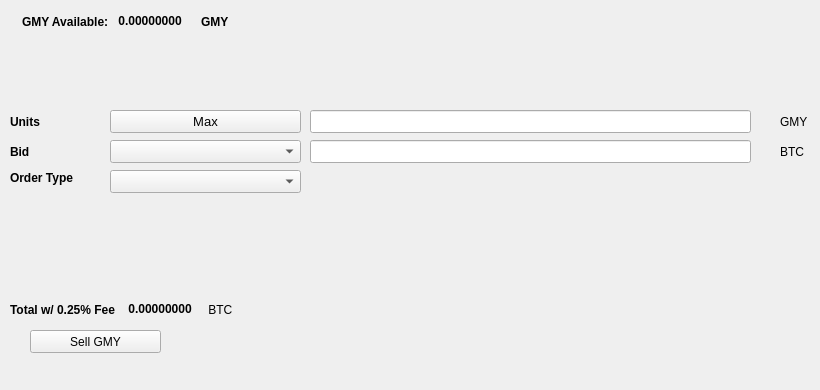
   <widget class="QWidget" name="SellTab">
    <attribute name="title">
     <string>Sell</string>
    </attribute>
    <widget class="QLabel" name="label_16">
     <property name="geometry">
      <rect>
       <x>780</x>
       <y>140</y>
       <width>31</width>
       <height>23</height>
      </rect>
     </property>
     <property name="text">
      <string>BTC</string>
     </property>
    </widget>
    <widget class="QComboBox" name="SellBidcomboBox">
     <property name="geometry">
      <rect>
       <x>110</x>
       <y>140</y>
       <width>191</width>
       <height>23</height>
      </rect>
     </property>
     <property name="font">
      <font>
       <pointsize>10</pointsize>
      </font>
     </property>
    </widget>
    <widget class="QLabel" name="label_18">
     <property name="geometry">
      <rect>
       <x>10</x>
       <y>110</y>
       <width>46</width>
       <height>23</height>
      </rect>
     </property>
     <property name="font">
      <font>
       <weight>75</weight>
       <bold>true</bold>
      </font>
     </property>
     <property name="text">
      <string>Units</string>
     </property>
    </widget>
    <widget class="QPushButton" name="Sell_Max_Amount">
     <property name="geometry">
      <rect>
       <x>110</x>
       <y>110</y>
       <width>191</width>
       <height>23</height>
      </rect>
     </property>
     <property name="font">
      <font>
       <pointsize>10</pointsize>
      </font>
     </property>
     <property name="text">
      <string>Max</string>
     </property>
    </widget>
    <widget class="QLabel" name="label_20">
     <property name="geometry">
      <rect>
       <x>10</x>
       <y>170</y>
       <width>91</width>
       <height>16</height>
      </rect>
     </property>
     <property name="font">
      <font>
       <weight>75</weight>
       <bold>true</bold>
      </font>
     </property>
     <property name="text">
      <string>Order Type</string>
     </property>
    </widget>
    <widget class="QComboBox" name="SellOrdertypeCombo">
     <property name="geometry">
      <rect>
       <x>110</x>
       <y>170</y>
       <width>191</width>
       <height>23</height>
      </rect>
     </property>
     <property name="font">
      <font>
       <pointsize>10</pointsize>
      </font>
     </property>
    </widget>
    <widget class="QLabel" name="label_21">
     <property name="geometry">
      <rect>
       <x>10</x>
       <y>140</y>
       <width>46</width>
       <height>23</height>
      </rect>
     </property>
     <property name="font">
      <font>
       <weight>75</weight>
       <bold>true</bold>
      </font>
     </property>
     <property name="text">
      <string>Bid</string>
     </property>
    </widget>
    <widget class="QLabel" name="label_22">
     <property name="geometry">
      <rect>
       <x>780</x>
       <y>110</y>
       <width>31</width>
       <height>23</height>
      </rect>
     </property>
     <property name="text">
      <string>GMY</string>
     </property>
    </widget>
    <widget class="QLineEdit" name="UnitsInputGMY">
     <property name="geometry">
      <rect>
       <x>310</x>
       <y>110</y>
       <width>441</width>
       <height>23</height>
      </rect>
     </property>
     <property name="font">
      <font>
       <pointsize>9</pointsize>
       <weight>75</weight>
       <bold>true</bold>
      </font>
     </property>
    </widget>
    <widget class="QLineEdit" name="SellBidPriceEdit">
     <property name="geometry">
      <rect>
       <x>310</x>
       <y>140</y>
       <width>441</width>
       <height>23</height>
      </rect>
     </property>
     <property name="font">
      <font>
       <pointsize>9</pointsize>
       <weight>75</weight>
       <bold>true</bold>
      </font>
     </property>
    </widget>
    <widget class="QPushButton" name="SellGMYBTN">
     <property name="geometry">
      <rect>
       <x>30</x>
       <y>330</y>
       <width>131</width>
       <height>23</height>
      </rect>
     </property>
     <property name="text">
      <string>Sell GMY</string>
     </property>
     <property name="icon">
      <iconset resource="../GyMoney">
       <normaloff>:/icons/bitcoin</normaloff>:/icons/bitcoin</iconset>
     </property>
    </widget>
    <widget class="QWidget" name="layoutWidget3">
     <property name="geometry">
      <rect>
       <x>22</x>
       <y>12</y>
       <width>258</width>
       <height>19</height>
      </rect>
     </property>
     <layout class="QHBoxLayout" name="horizontalLayout">
      <item>
       <widget class="QLabel" name="label232_2">
        <property name="font">
         <font>
          <weight>75</weight>
          <bold>true</bold>
         </font>
        </property>
        <property name="text">
         <string>GMY Available:</string>
        </property>
       </widget>
      </item>
      <item>
       <widget class="QLabel" name="GMYAvailableLabel">
        <property name="palette">
         <palette>
          <active>
           <colorrole role="WindowText">
            <brush brushstyle="SolidPattern">
             <color alpha="255">
              <red>0</red>
              <green>0</green>
              <blue>0</blue>
             </color>
            </brush>
           </colorrole>
           <colorrole role="Button">
            <brush brushstyle="SolidPattern">
             <color alpha="255">
              <red>0</red>
              <green>170</green>
              <blue>0</blue>
             </color>
            </brush>
           </colorrole>
           <colorrole role="Light">
            <brush brushstyle="SolidPattern">
             <color alpha="255">
              <red>0</red>
              <green>255</green>
              <blue>0</blue>
             </color>
            </brush>
           </colorrole>
           <colorrole role="Midlight">
            <brush brushstyle="SolidPattern">
             <color alpha="255">
              <red>0</red>
              <green>212</green>
              <blue>0</blue>
             </color>
            </brush>
           </colorrole>
           <colorrole role="Dark">
            <brush brushstyle="SolidPattern">
             <color alpha="255">
              <red>0</red>
              <green>85</green>
              <blue>0</blue>
             </color>
            </brush>
           </colorrole>
           <colorrole role="Mid">
            <brush brushstyle="SolidPattern">
             <color alpha="255">
              <red>0</red>
              <green>113</green>
              <blue>0</blue>
             </color>
            </brush>
           </colorrole>
           <colorrole role="Text">
            <brush brushstyle="SolidPattern">
             <color alpha="255">
              <red>0</red>
              <green>170</green>
              <blue>0</blue>
             </color>
            </brush>
           </colorrole>
           <colorrole role="BrightText">
            <brush brushstyle="SolidPattern">
             <color alpha="255">
              <red>255</red>
              <green>255</green>
              <blue>255</blue>
             </color>
            </brush>
           </colorrole>
           <colorrole role="ButtonText">
            <brush brushstyle="SolidPattern">
             <color alpha="255">
              <red>0</red>
              <green>0</green>
              <blue>0</blue>
             </color>
            </brush>
           </colorrole>
           <colorrole role="Base">
            <brush brushstyle="SolidPattern">
             <color alpha="255">
              <red>255</red>
              <green>255</green>
              <blue>255</blue>
             </color>
            </brush>
           </colorrole>
           <colorrole role="Window">
            <brush brushstyle="SolidPattern">
             <color alpha="255">
              <red>0</red>
              <green>170</green>
              <blue>0</blue>
             </color>
            </brush>
           </colorrole>
           <colorrole role="Shadow">
            <brush brushstyle="SolidPattern">
             <color alpha="255">
              <red>0</red>
              <green>0</green>
              <blue>0</blue>
             </color>
            </brush>
           </colorrole>
           <colorrole role="AlternateBase">
            <brush brushstyle="SolidPattern">
             <color alpha="255">
              <red>127</red>
              <green>212</green>
              <blue>127</blue>
             </color>
            </brush>
           </colorrole>
           <colorrole role="ToolTipBase">
            <brush brushstyle="SolidPattern">
             <color alpha="255">
              <red>255</red>
              <green>255</green>
              <blue>220</blue>
             </color>
            </brush>
           </colorrole>
           <colorrole role="ToolTipText">
            <brush brushstyle="SolidPattern">
             <color alpha="255">
              <red>0</red>
              <green>0</green>
              <blue>0</blue>
             </color>
            </brush>
           </colorrole>
          </active>
          <inactive>
           <colorrole role="WindowText">
            <brush brushstyle="SolidPattern">
             <color alpha="255">
              <red>0</red>
              <green>0</green>
              <blue>0</blue>
             </color>
            </brush>
           </colorrole>
           <colorrole role="Button">
            <brush brushstyle="SolidPattern">
             <color alpha="255">
              <red>0</red>
              <green>170</green>
              <blue>0</blue>
             </color>
            </brush>
           </colorrole>
           <colorrole role="Light">
            <brush brushstyle="SolidPattern">
             <color alpha="255">
              <red>0</red>
              <green>255</green>
              <blue>0</blue>
             </color>
            </brush>
           </colorrole>
           <colorrole role="Midlight">
            <brush brushstyle="SolidPattern">
             <color alpha="255">
              <red>0</red>
              <green>212</green>
              <blue>0</blue>
             </color>
            </brush>
           </colorrole>
           <colorrole role="Dark">
            <brush brushstyle="SolidPattern">
             <color alpha="255">
              <red>0</red>
              <green>85</green>
              <blue>0</blue>
             </color>
            </brush>
           </colorrole>
           <colorrole role="Mid">
            <brush brushstyle="SolidPattern">
             <color alpha="255">
              <red>0</red>
              <green>113</green>
              <blue>0</blue>
             </color>
            </brush>
           </colorrole>
           <colorrole role="Text">
            <brush brushstyle="SolidPattern">
             <color alpha="255">
              <red>0</red>
              <green>170</green>
              <blue>0</blue>
             </color>
            </brush>
           </colorrole>
           <colorrole role="BrightText">
            <brush brushstyle="SolidPattern">
             <color alpha="255">
              <red>255</red>
              <green>255</green>
              <blue>255</blue>
             </color>
            </brush>
           </colorrole>
           <colorrole role="ButtonText">
            <brush brushstyle="SolidPattern">
             <color alpha="255">
              <red>0</red>
              <green>0</green>
              <blue>0</blue>
             </color>
            </brush>
           </colorrole>
           <colorrole role="Base">
            <brush brushstyle="SolidPattern">
             <color alpha="255">
              <red>255</red>
              <green>255</green>
              <blue>255</blue>
             </color>
            </brush>
           </colorrole>
           <colorrole role="Window">
            <brush brushstyle="SolidPattern">
             <color alpha="255">
              <red>0</red>
              <green>170</green>
              <blue>0</blue>
             </color>
            </brush>
           </colorrole>
           <colorrole role="Shadow">
            <brush brushstyle="SolidPattern">
             <color alpha="255">
              <red>0</red>
              <green>0</green>
              <blue>0</blue>
             </color>
            </brush>
           </colorrole>
           <colorrole role="AlternateBase">
            <brush brushstyle="SolidPattern">
             <color alpha="255">
              <red>127</red>
              <green>212</green>
              <blue>127</blue>
             </color>
            </brush>
           </colorrole>
           <colorrole role="ToolTipBase">
            <brush brushstyle="SolidPattern">
             <color alpha="255">
              <red>255</red>
              <green>255</green>
              <blue>220</blue>
             </color>
            </brush>
           </colorrole>
           <colorrole role="ToolTipText">
            <brush brushstyle="SolidPattern">
             <color alpha="255">
              <red>0</red>
              <green>0</green>
              <blue>0</blue>
             </color>
            </brush>
           </colorrole>
          </inactive>
          <disabled>
           <colorrole role="WindowText">
            <brush brushstyle="SolidPattern">
             <color alpha="255">
              <red>0</red>
              <green>85</green>
              <blue>0</blue>
             </color>
            </brush>
           </colorrole>
           <colorrole role="Button">
            <brush brushstyle="SolidPattern">
             <color alpha="255">
              <red>0</red>
              <green>170</green>
              <blue>0</blue>
             </color>
            </brush>
           </colorrole>
           <colorrole role="Light">
            <brush brushstyle="SolidPattern">
             <color alpha="255">
              <red>0</red>
              <green>255</green>
              <blue>0</blue>
             </color>
            </brush>
           </colorrole>
           <colorrole role="Midlight">
            <brush brushstyle="SolidPattern">
             <color alpha="255">
              <red>0</red>
              <green>212</green>
              <blue>0</blue>
             </color>
            </brush>
           </colorrole>
           <colorrole role="Dark">
            <brush brushstyle="SolidPattern">
             <color alpha="255">
              <red>0</red>
              <green>85</green>
              <blue>0</blue>
             </color>
            </brush>
           </colorrole>
           <colorrole role="Mid">
            <brush brushstyle="SolidPattern">
             <color alpha="255">
              <red>0</red>
              <green>113</green>
              <blue>0</blue>
             </color>
            </brush>
           </colorrole>
           <colorrole role="Text">
            <brush brushstyle="SolidPattern">
             <color alpha="255">
              <red>0</red>
              <green>85</green>
              <blue>0</blue>
             </color>
            </brush>
           </colorrole>
           <colorrole role="BrightText">
            <brush brushstyle="SolidPattern">
             <color alpha="255">
              <red>255</red>
              <green>255</green>
              <blue>255</blue>
             </color>
            </brush>
           </colorrole>
           <colorrole role="ButtonText">
            <brush brushstyle="SolidPattern">
             <color alpha="255">
              <red>0</red>
              <green>85</green>
              <blue>0</blue>
             </color>
            </brush>
           </colorrole>
           <colorrole role="Base">
            <brush brushstyle="SolidPattern">
             <color alpha="255">
              <red>0</red>
              <green>170</green>
              <blue>0</blue>
             </color>
            </brush>
           </colorrole>
           <colorrole role="Window">
            <brush brushstyle="SolidPattern">
             <color alpha="255">
              <red>0</red>
              <green>170</green>
              <blue>0</blue>
             </color>
            </brush>
           </colorrole>
           <colorrole role="Shadow">
            <brush brushstyle="SolidPattern">
             <color alpha="255">
              <red>0</red>
              <green>0</green>
              <blue>0</blue>
             </color>
            </brush>
           </colorrole>
           <colorrole role="AlternateBase">
            <brush brushstyle="SolidPattern">
             <color alpha="255">
              <red>0</red>
              <green>170</green>
              <blue>0</blue>
             </color>
            </brush>
           </colorrole>
           <colorrole role="ToolTipBase">
            <brush brushstyle="SolidPattern">
             <color alpha="255">
              <red>255</red>
              <green>255</green>
              <blue>220</blue>
             </color>
            </brush>
           </colorrole>
           <colorrole role="ToolTipText">
            <brush brushstyle="SolidPattern">
             <color alpha="255">
              <red>0</red>
              <green>0</green>
              <blue>0</blue>
             </color>
            </brush>
           </colorrole>
          </disabled>
         </palette>
        </property>
        <property name="font">
         <font>
          <weight>75</weight>
          <bold>true</bold>
         </font>
        </property>
        <property name="text">
         <string> 0.00000000 </string>
        </property>
        <property name="textInteractionFlags">
         <set>Qt::LinksAccessibleByMouse|Qt::TextSelectableByKeyboard|Qt::TextSelectableByMouse</set>
        </property>
       </widget>
      </item>
      <item>
       <widget class="QLabel" name="labelGMY">
        <property name="font">
         <font>
          <weight>75</weight>
          <bold>true</bold>
         </font>
        </property>
        <property name="text">
         <string>GMY</string>
        </property>
       </widget>
      </item>
     </layout>
    </widget>
    <widget class="QWidget" name="layoutWidget">
     <property name="geometry">
      <rect>
       <x>10</x>
       <y>300</y>
       <width>268</width>
       <height>19</height>
      </rect>
     </property>
     <layout class="QHBoxLayout" name="horizontalLayout_2">
      <item>
       <widget class="QLabel" name="label_19">
        <property name="font">
         <font>
          <weight>75</weight>
          <bold>true</bold>
         </font>
        </property>
        <property name="text">
         <string>Total w/ 0.25% Fee </string>
        </property>
       </widget>
      </item>
      <item>
       <widget class="QLabel" name="SellCostLabel">
        <property name="palette">
         <palette>
          <active>
           <colorrole role="WindowText">
            <brush brushstyle="SolidPattern">
             <color alpha="255">
              <red>0</red>
              <green>0</green>
              <blue>0</blue>
             </color>
            </brush>
           </colorrole>
           <colorrole role="Button">
            <brush brushstyle="SolidPattern">
             <color alpha="255">
              <red>0</red>
              <green>170</green>
              <blue>0</blue>
             </color>
            </brush>
           </colorrole>
           <colorrole role="Light">
            <brush brushstyle="SolidPattern">
             <color alpha="255">
              <red>0</red>
              <green>255</green>
              <blue>0</blue>
             </color>
            </brush>
           </colorrole>
           <colorrole role="Midlight">
            <brush brushstyle="SolidPattern">
             <color alpha="255">
              <red>0</red>
              <green>212</green>
              <blue>0</blue>
             </color>
            </brush>
           </colorrole>
           <colorrole role="Dark">
            <brush brushstyle="SolidPattern">
             <color alpha="255">
              <red>0</red>
              <green>85</green>
              <blue>0</blue>
             </color>
            </brush>
           </colorrole>
           <colorrole role="Mid">
            <brush brushstyle="SolidPattern">
             <color alpha="255">
              <red>0</red>
              <green>113</green>
              <blue>0</blue>
             </color>
            </brush>
           </colorrole>
           <colorrole role="Text">
            <brush brushstyle="SolidPattern">
             <color alpha="255">
              <red>0</red>
              <green>170</green>
              <blue>0</blue>
             </color>
            </brush>
           </colorrole>
           <colorrole role="BrightText">
            <brush brushstyle="SolidPattern">
             <color alpha="255">
              <red>255</red>
              <green>255</green>
              <blue>255</blue>
             </color>
            </brush>
           </colorrole>
           <colorrole role="ButtonText">
            <brush brushstyle="SolidPattern">
             <color alpha="255">
              <red>0</red>
              <green>0</green>
              <blue>0</blue>
             </color>
            </brush>
           </colorrole>
           <colorrole role="Base">
            <brush brushstyle="SolidPattern">
             <color alpha="255">
              <red>255</red>
              <green>255</green>
              <blue>255</blue>
             </color>
            </brush>
           </colorrole>
           <colorrole role="Window">
            <brush brushstyle="SolidPattern">
             <color alpha="255">
              <red>0</red>
              <green>170</green>
              <blue>0</blue>
             </color>
            </brush>
           </colorrole>
           <colorrole role="Shadow">
            <brush brushstyle="SolidPattern">
             <color alpha="255">
              <red>0</red>
              <green>0</green>
              <blue>0</blue>
             </color>
            </brush>
           </colorrole>
           <colorrole role="AlternateBase">
            <brush brushstyle="SolidPattern">
             <color alpha="255">
              <red>127</red>
              <green>212</green>
              <blue>127</blue>
             </color>
            </brush>
           </colorrole>
           <colorrole role="ToolTipBase">
            <brush brushstyle="SolidPattern">
             <color alpha="255">
              <red>255</red>
              <green>255</green>
              <blue>220</blue>
             </color>
            </brush>
           </colorrole>
           <colorrole role="ToolTipText">
            <brush brushstyle="SolidPattern">
             <color alpha="255">
              <red>0</red>
              <green>0</green>
              <blue>0</blue>
             </color>
            </brush>
           </colorrole>
          </active>
          <inactive>
           <colorrole role="WindowText">
            <brush brushstyle="SolidPattern">
             <color alpha="255">
              <red>0</red>
              <green>0</green>
              <blue>0</blue>
             </color>
            </brush>
           </colorrole>
           <colorrole role="Button">
            <brush brushstyle="SolidPattern">
             <color alpha="255">
              <red>0</red>
              <green>170</green>
              <blue>0</blue>
             </color>
            </brush>
           </colorrole>
           <colorrole role="Light">
            <brush brushstyle="SolidPattern">
             <color alpha="255">
              <red>0</red>
              <green>255</green>
              <blue>0</blue>
             </color>
            </brush>
           </colorrole>
           <colorrole role="Midlight">
            <brush brushstyle="SolidPattern">
             <color alpha="255">
              <red>0</red>
              <green>212</green>
              <blue>0</blue>
             </color>
            </brush>
           </colorrole>
           <colorrole role="Dark">
            <brush brushstyle="SolidPattern">
             <color alpha="255">
              <red>0</red>
              <green>85</green>
              <blue>0</blue>
             </color>
            </brush>
           </colorrole>
           <colorrole role="Mid">
            <brush brushstyle="SolidPattern">
             <color alpha="255">
              <red>0</red>
              <green>113</green>
              <blue>0</blue>
             </color>
            </brush>
           </colorrole>
           <colorrole role="Text">
            <brush brushstyle="SolidPattern">
             <color alpha="255">
              <red>0</red>
              <green>170</green>
              <blue>0</blue>
             </color>
            </brush>
           </colorrole>
           <colorrole role="BrightText">
            <brush brushstyle="SolidPattern">
             <color alpha="255">
              <red>255</red>
              <green>255</green>
              <blue>255</blue>
             </color>
            </brush>
           </colorrole>
           <colorrole role="ButtonText">
            <brush brushstyle="SolidPattern">
             <color alpha="255">
              <red>0</red>
              <green>0</green>
              <blue>0</blue>
             </color>
            </brush>
           </colorrole>
           <colorrole role="Base">
            <brush brushstyle="SolidPattern">
             <color alpha="255">
              <red>255</red>
              <green>255</green>
              <blue>255</blue>
             </color>
            </brush>
           </colorrole>
           <colorrole role="Window">
            <brush brushstyle="SolidPattern">
             <color alpha="255">
              <red>0</red>
              <green>170</green>
              <blue>0</blue>
             </color>
            </brush>
           </colorrole>
           <colorrole role="Shadow">
            <brush brushstyle="SolidPattern">
             <color alpha="255">
              <red>0</red>
              <green>0</green>
              <blue>0</blue>
             </color>
            </brush>
           </colorrole>
           <colorrole role="AlternateBase">
            <brush brushstyle="SolidPattern">
             <color alpha="255">
              <red>127</red>
              <green>212</green>
              <blue>127</blue>
             </color>
            </brush>
           </colorrole>
           <colorrole role="ToolTipBase">
            <brush brushstyle="SolidPattern">
             <color alpha="255">
              <red>255</red>
              <green>255</green>
              <blue>220</blue>
             </color>
            </brush>
           </colorrole>
           <colorrole role="ToolTipText">
            <brush brushstyle="SolidPattern">
             <color alpha="255">
              <red>0</red>
              <green>0</green>
              <blue>0</blue>
             </color>
            </brush>
           </colorrole>
          </inactive>
          <disabled>
           <colorrole role="WindowText">
            <brush brushstyle="SolidPattern">
             <color alpha="255">
              <red>0</red>
              <green>85</green>
              <blue>0</blue>
             </color>
            </brush>
           </colorrole>
           <colorrole role="Button">
            <brush brushstyle="SolidPattern">
             <color alpha="255">
              <red>0</red>
              <green>170</green>
              <blue>0</blue>
             </color>
            </brush>
           </colorrole>
           <colorrole role="Light">
            <brush brushstyle="SolidPattern">
             <color alpha="255">
              <red>0</red>
              <green>255</green>
              <blue>0</blue>
             </color>
            </brush>
           </colorrole>
           <colorrole role="Midlight">
            <brush brushstyle="SolidPattern">
             <color alpha="255">
              <red>0</red>
              <green>212</green>
              <blue>0</blue>
             </color>
            </brush>
           </colorrole>
           <colorrole role="Dark">
            <brush brushstyle="SolidPattern">
             <color alpha="255">
              <red>0</red>
              <green>85</green>
              <blue>0</blue>
             </color>
            </brush>
           </colorrole>
           <colorrole role="Mid">
            <brush brushstyle="SolidPattern">
             <color alpha="255">
              <red>0</red>
              <green>113</green>
              <blue>0</blue>
             </color>
            </brush>
           </colorrole>
           <colorrole role="Text">
            <brush brushstyle="SolidPattern">
             <color alpha="255">
              <red>0</red>
              <green>85</green>
              <blue>0</blue>
             </color>
            </brush>
           </colorrole>
           <colorrole role="BrightText">
            <brush brushstyle="SolidPattern">
             <color alpha="255">
              <red>255</red>
              <green>255</green>
              <blue>255</blue>
             </color>
            </brush>
           </colorrole>
           <colorrole role="ButtonText">
            <brush brushstyle="SolidPattern">
             <color alpha="255">
              <red>0</red>
              <green>85</green>
              <blue>0</blue>
             </color>
            </brush>
           </colorrole>
           <colorrole role="Base">
            <brush brushstyle="SolidPattern">
             <color alpha="255">
              <red>0</red>
              <green>170</green>
              <blue>0</blue>
             </color>
            </brush>
           </colorrole>
           <colorrole role="Window">
            <brush brushstyle="SolidPattern">
             <color alpha="255">
              <red>0</red>
              <green>170</green>
              <blue>0</blue>
             </color>
            </brush>
           </colorrole>
           <colorrole role="Shadow">
            <brush brushstyle="SolidPattern">
             <color alpha="255">
              <red>0</red>
              <green>0</green>
              <blue>0</blue>
             </color>
            </brush>
           </colorrole>
           <colorrole role="AlternateBase">
            <brush brushstyle="SolidPattern">
             <color alpha="255">
              <red>0</red>
              <green>170</green>
              <blue>0</blue>
             </color>
            </brush>
           </colorrole>
           <colorrole role="ToolTipBase">
            <brush brushstyle="SolidPattern">
             <color alpha="255">
              <red>255</red>
              <green>255</green>
              <blue>220</blue>
             </color>
            </brush>
           </colorrole>
           <colorrole role="ToolTipText">
            <brush brushstyle="SolidPattern">
             <color alpha="255">
              <red>0</red>
              <green>0</green>
              <blue>0</blue>
             </color>
            </brush>
           </colorrole>
          </disabled>
         </palette>
        </property>
        <property name="font">
         <font>
          <weight>75</weight>
          <bold>true</bold>
         </font>
        </property>
        <property name="autoFillBackground">
         <bool>false</bool>
        </property>
        <property name="text">
         <string> 0.00000000</string>
        </property>
        <property name="textInteractionFlags">
         <set>Qt::LinksAccessibleByMouse|Qt::TextSelectableByMouse</set>
        </property>
       </widget>
      </item>
      <item>
       <widget class="QLabel" name="label_17">
        <property name="font">
         <font>
          <weight>50</weight>
          <bold>false</bold>
         </font>
        </property>
        <property name="text">
         <string> BTC</string>
        </property>
       </widget>
      </item>
     </layout>
    </widget>
    <widget class="QLabel" name="label_23">
     <property name="geometry">
      <rect>
       <x>460</x>
       <y>300</y>
       <width>281</width>
       <height>81</height>
      </rect>
     </property>
     <property name="text">
      <string/>
     </property>
     <property name="pixmap">
      <pixmap>:/images/bittrex</pixmap>
     </property>
    </widget>
   </widget>
